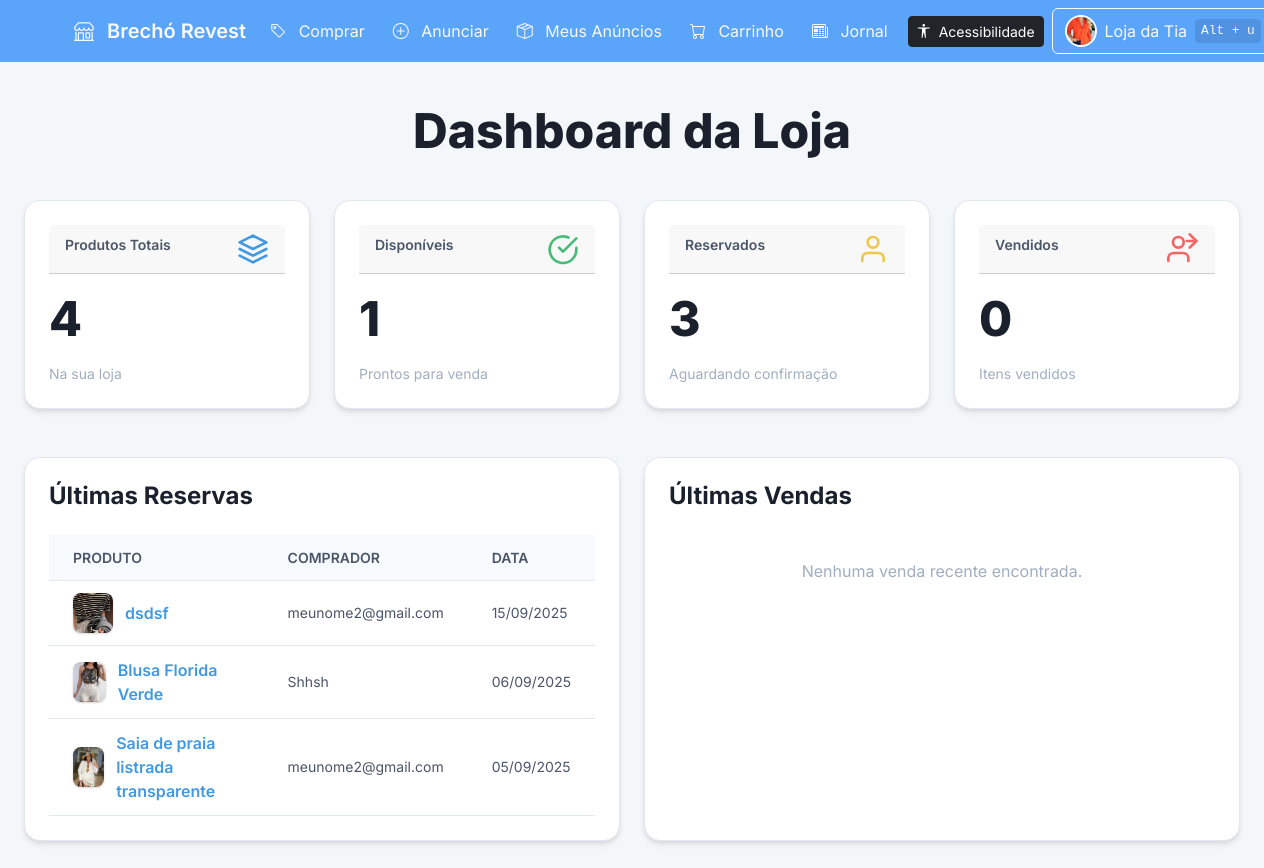
The page /dashboard_vendedor.php (signed in) on the database its author committed.
### tables this page shows
CREATE TABLE `produtos` (
  `id` int(11) NOT NULL,
  `nome` varchar(255) NOT NULL,
  `descricao` text DEFAULT NULL,
  `preco` decimal(10,2) DEFAULT NULL,
  `imagem` text DEFAULT NULL,
  `data_cadastro` timestamp NOT NULL DEFAULT current_timestamp(),
  `tamanho` varchar(50) DEFAULT NULL,
  `telefone` varchar(50) DEFAULT NULL,
  `pagamento` varchar(255) DEFAULT NULL,
  `usuario_id` int(11) DEFAULT NULL,
  `status_reserva` enum('disponivel','reservado','vendido') NOT NULL DEFAULT 'disponivel',
  `tipo_roupa` varchar(50) DEFAULT NULL,
  `estilo` varchar(50) DEFAULT NULL,
  `cor` varchar(50) DEFAULT NULL,
  `materiais` varchar(255) DEFAULT NULL,
  `bairro` varchar(255) DEFAULT NULL,
  `status` varchar(20) DEFAULT 'disponivel',
  `comprador_id` int(11) DEFAULT NULL
);

CREATE TABLE `usuarios` (
  `id` int(11) NOT NULL,
  `nome` varchar(255) DEFAULT NULL,
  `email` varchar(255) DEFAULT NULL,
  `senha` varchar(255) DEFAULT NULL,
  `tipo` enum('usuario','loja') DEFAULT 'usuario',
  `telefone` varchar(20) DEFAULT NULL,
  `instagram` varchar(255) DEFAULT NULL,
  `facebook` varchar(255) DEFAULT NULL,
  `tiktok` varchar(255) DEFAULT NULL,
  `twitter` varchar(255) DEFAULT NULL,
  `whatsapp` varchar(255) DEFAULT NULL,
  `first_login` tinyint(1) DEFAULT 1,
  `nome_loja` varchar(255) DEFAULT NULL,
  `foto_perfil` varchar(255) DEFAULT NULL,
  `cep` varchar(10) DEFAULT NULL,
  `rua` varchar(255) DEFAULT NULL,
  `numero` varchar(20) DEFAULT NULL,
  `complemento` varchar(255) DEFAULT NULL,
  `bairro` varchar(255) DEFAULT NULL,
  `cidade` varchar(255) DEFAULT NULL,
  `estado` varchar(50) DEFAULT NULL,
  `reset_token` varchar(255) DEFAULT NULL,
  `reset_token_exp` datetime DEFAULT NULL,
  `reset_code` varchar(10) DEFAULT NULL,
  `reset_code_exp` datetime DEFAULT NULL,
  `senha_seguranca` varchar(255) DEFAULT NULL
);

### public/dashboard_vendedor.php (called while the page is built)
<?php
include __DIR__ . '/../app/core/conexao.php';
include __DIR__ . '/../app/logic/dashboard_vendedor.php';
include __DIR__ . '/../app/views/dashboard_vendedor.php';
?>

### app/logic/dashboard_vendedor.php (called while the page is built, shortened)
<?php
$id_usuario = $_SESSION['usuario']['id'] ?? null;
include_once __DIR__ . '/../core/conexao.php';
include_once __DIR__ . '/../includes/header.php';
$sql_contadores = "SELECT * FROM relatorio_vendas_por_usuario WHERE usuario_id = ?";
$stmt_contadores = $con->prepare($sql_contadores);
$stmt_contadores->bind_param("i", $id_usuario);
$stmt_contadores->execute();
$result_contadores = $stmt_contadores->get_result();
$row_contadores = $result_contadores->fetch_assoc();
$total_produtos = $row_contadores['total_produtos'] ?? 0;
$produtos_disponiveis = $row_contadores['total_disponiveis'] ?? 0;
$produtos_reservados = $row_contadores['total_reservados'] ?? 0;
$produtos_vendidos = $row_contadores['total_vendidos'] ?? 0;
$sql_reservados = "SELECT
    p.nome AS produto_nome,
    p.imagem,
    p.id,
    p.data_cadastro,
    u.nome AS comprador_nome
FROM
    produtos p
JOIN
    usuarios u ON p.comprador_id = u.id
WHERE
    p.usuario_id = ? AND p.status_reserva = 'reservado'
ORDER BY
    p.data_cadastro DESC
LIMIT 5";
$stmt_reservados = $con->prepare($sql_reservados);
$stmt_reservados->bind_param("i", $id_usuario);
$stmt_reservados->execute();
$produtos_reservados_recentes = $stmt_reservados->get_result()->fetch_all(MYSQLI_ASSOC);
?>

### app/views/dashboard_vendedor.php (the view, shortened to what this page needs)
<!DOCTYPE html>
<html lang="pt-br">
<head>
</head>
<body class="antialiased">
    <div class="dashboard-container">
        <h1 class="main-heading">Dashboard da Loja</h1>
        <div class="stats-grid">
            <div class="card">
                <div class="card-header">
                    <span class="card-title">Produtos Totais</span>
                    <svg xmlns="http://www.w3.org/2000/svg" class="card-icon icon-blue" viewBox="0 0 24 24" fill="none" stroke="currentColor" stroke-width="2" stroke-linecap="round" stroke-linejoin="round">
                        <path d="M12 2L2 7l10 5 10-5-10-5zM2 17l10 5 10-5M2 12l10 5 10-5"></path>
                    </svg>
                </div>
                <h2 class="card-value"><?php echo htmlspecialchars($total_produtos); ?></h2>
                <span class="card-text">Na sua loja</span>
            </div>
            <div class="card">
                <div class="card-header">
                    <span class="card-title">Disponíveis</span>
                    <svg xmlns="http://www.w3.org/2000/svg" class="card-icon icon-green" viewBox="0 0 24 24" fill="none" stroke="currentColor" stroke-width="2" stroke-linecap="round" stroke-linejoin="round">
                        <path d="M22 11.08V12a10 10 0 11-5.93-8.62"></path>
                        <path d="M22 4L12 14.01l-3-3"></path>
                    </svg>
                </div>
                <h2 class="card-value"><?php echo htmlspecialchars($produtos_disponiveis); ?></h2>
                <span class="card-text">Prontos para venda</span>
            </div>
            <div class="card">
                <div class="card-header">
                    <span class="card-title">Reservados</span>
                    <svg xmlns="http://www.w3.org/2000/svg" class="card-icon icon-yellow" viewBox="0 0 24 24" fill="none" stroke="currentColor" stroke-width="2" stroke-linecap="round" stroke-linejoin="round">
                        <path d="M20 21v-2a4 4 0 00-4-4H8a4 4 0 00-4 4v2"></path>
                        <circle cx="12" cy="7" r="4"></circle>
                    </svg>
                </div>
                <h2 class="card-value"><?php echo htmlspecialchars($produtos_reservados); ?></h2>
                <span class="card-text">Aguardando confirmação</span>
            </div>
            <a href="produtos_finalizados.php" style="text-decoration: none; color: inherit;">
                <div class="card">
                    <div class="card-header">
                        <span class="card-title">Vendidos</span>
                    </div>
                    <h2 class="card-value"><?php echo htmlspecialchars($produtos_vendidos); ?></h2>
                    <span class="card-text">Itens vendidos</span>
                </div>
            </a>
        </div>
        <div class="activity-grid">
            <div class="activity-card">
                <h3 class="activity-heading">Últimas Reservas</h3>
                <?php if (!empty($produtos_reservados_recentes)): ?>
                    <table class="recent-table">
                        <thead>
                            <tr>
                                <th>Produto</th>
                                <th>Comprador</th>
                                <th>Data</th>
                            </tr>
                        </thead>
                        <tbody>
                            <?php foreach ($produtos_reservados_recentes as $reserva): ?>
                            <tr data-row>
                                <td data-label="Produto:">
                                    <a href="ver_produto.php?id=<?php echo htmlspecialchars($reserva['id']); ?>" class="product-link">
                                        <?php
                                        $imagens = !empty($reserva['imagem']) ? unserialize($reserva['imagem']) : null;
                                        $primeira_imagem = !empty($imagens) ? $imagens[0] : 'https://placehold.co/40x40/e2e8f0/a0aec0?text=IMG';
                                        ?>
                                        <img src="../public/uploads/<?php echo htmlspecialchars($primeira_imagem); ?>" alt="Imagem do Produto" class="product-image">
                                        <span class="product-name"><?php echo htmlspecialchars($reserva['produto_nome']); ?></span>
                                    </a>
                                </td>
                                <td data-label="Comprador:" class="activity-info"><?php echo htmlspecialchars($reserva['comprador_nome']); ?></td>
                                <td class="activity-info"><?php echo date('d/m/Y', strtotime($reserva['data_cadastro'])); ?></td>
                            </tr>
                            <?php endforeach; ?>
                        </tbody>
                    </table>
                <?php else: ?>
                <p class="empty-state">Nenhuma reserva recente encontrada.</p>
                <?php endif; ?>
            </div>
            <div class="activity-card">
                <h3 class="activity-heading">Últimas Vendas</h3>
                <?php if (!empty($vendas_recentes)): ?>
                    <table class="recent-table">
                        <thead>
                            <tr>
                                <th>Produto</th>
                                <th>Comprador</th>
                                <th>Data</th>
                            </tr>
                        </thead>
                        <tbody>
                            <?php foreach ($vendas_recentes as $venda): ?>
                            <tr data-row>
                                <td data-label="Produto:">
                                    <a href="ver_produto.php?id=<?php echo htmlspecialchars($venda['id']); ?>" class="product-link">
                                        <?php
                                        $imagens = !empty($venda['imagem']) ? unserialize($venda['imagem']) : null;
                                        $primeira_imagem = !empty($imagens) ? $imagens[0] : 'https://placehold.co/40x40/e2e8f0/a0aec0?text=IMG';
                                        ?>
                                        <img src="../public/uploads/<?php echo htmlspecialchars($primeira_imagem); ?>" alt="Imagem do Produto" class="product-image">
                                        <span class="product-name"><?php echo htmlspecialchars($venda['produto_nome']); ?></span>
                                    </a>
                                </td>
                                <td data-label="Comprador:" class="activity-info"><?php echo htmlspecialchars($venda['comprador_nome']); ?></td>
                                <td class="activity-info"><?php echo date('d/m/Y', strtotime($venda['data_venda'])); ?></td>
                            </tr>
                            <?php endforeach; ?>
                        </tbody>
                    </table>
                <?php else: ?>
                <p class="empty-state">Nenhuma venda recente encontrada.</p>
                <?php endif; ?>
            </div>
        </div>
    </div>
</body>
</html>

### app/includes/header.php (style rules this page uses)
body { font-family: 'Poppins', sans-serif; }

### app/views/dashboard_vendedor.php (style rules this page uses)
body { font-family: 'Inter', sans-serif; background-color: #f4f7f9; margin: 0; padding: 0; }
.dashboard-container { max-width: 1280px; margin: 0 auto; padding: 40px 24px; }
.main-heading { font-size: 3rem; font-weight: 800; text-align: center; color: #1a202c; margin-bottom: 40px; }
.stats-grid, .activity-grid { display: grid; gap: 24px; }
.stats-grid { grid-template-columns: repeat(4, 1fr); margin-bottom: 48px; }
.activity-grid { grid-template-columns: repeat(2, 1fr); }
.card { background-color: #ffffff; border-radius: 16px; box-shadow: 0 4px 6px -1px rgba(0, 0, 0, 0.1), 0 2px 4px -1px rgba(0, 0, 0, 0.06); padding: 24px; border: 1px solid #e2e8f0; transition: transform 0.3s ease-in-out; cursor: pointer; display: flex; flex-direction: column; justify-content: space-between; }
.card-header { display: flex; align-items: center; justify-content: space-between; margin-bottom: 16px; }
.card-title { font-size: 0.875rem; font-weight: 600; color: #4a5568; }
.card-icon { height: 32px; width: 32px; flex-shrink: 0; }
.card-value { font-size: 3rem; font-weight: 800; color: #1a202c; }
.card-text { font-size: 0.875rem; color: #a0aec0; margin-top: 8px; display: block; }
.icon-blue { color: #4299e1; }
.icon-green { color: #48bb78; }
.icon-yellow { color: #ecc94b; }
.icon-red { color: #f56565; }
.activity-card { background-color: #ffffff; border-radius: 16px; box-shadow: 0 4px 6px -1px rgba(0, 0, 0, 0.1), 0 2px 4px -1px rgba(0, 0, 0, 0.06); padding: 24px; border: 1px solid #e2e8f0; }
.activity-heading { font-size: 1.5rem; font-weight: 700; color: #1a202c; margin-bottom: 24px; }
.recent-table { width: 100%; border-collapse: collapse; }
.recent-table th, .recent-table td { padding: 12px 24px; text-align: left; border-bottom: 1px solid #e2e8f0; }
.recent-table th { background-color: #f7fafc; color: #4a5568; font-size: 0.875rem; text-transform: uppercase; font-weight: 600; }
.product-link { display: flex; align-items: center; text-decoration: none; }
.product-image { width: 40px; height: 40px; border-radius: 8px; object-fit: cover; margin-right: 12px; box-shadow: 0 1px 3px 0 rgba(0, 0, 0, 0.1), 0 1px 2px 0 rgba(0, 0, 0, 0.06); }
.product-name { font-weight: 600; color: #4299e1; transition: color 0.2s; }
.activity-info { color: #4a5568; font-size: 0.875rem; }
.empty-state { text-align: center; color: #a0aec0; padding: 24px 0; }
@media (min-width: 768px) { .stats-grid { grid-template-columns: repeat(2, 1fr); } }
@media (min-width: 768px) { .activity-grid { grid-template-columns: repeat(2, 1fr); } }
@media (min-width: 1024px) { .stats-grid { grid-template-columns: repeat(4, 1fr); } }

### rows shown on the page
produtos: shows a picture, nome "dsdsf", usuarios.nome "meunome2@gmail.com", data_cadastro "15/09/2025"
produtos: shows a picture, nome "Blusa Florida Verde", usuarios.nome "Shhsh", data_cadastro "06/09/2025"
produtos: shows a picture, nome "Saia de praia listrada transparente", usuarios.nome "meunome2@gmail.com", data_cadastro "05/09/2025"

### other values the page prints
$_SESSION['usuario']['nome'] "Loja da Tia"
$total_produtos "4"
$produtos_disponiveis "1"
$produtos_reservados "3"
$produtos_vendidos "0"
